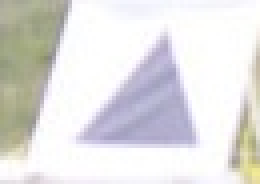
#> input picture two_a1.jpg, 65 x 46 px (shown 4 times larger); the run also reads 1 picture not shown here
$ python split_image.py   (Python 2 division)   (older library calls are emulated)
#> lines starting #> are read from the running program, lines starting #| are printed output that depends on the picture
#!/usr/bin/python

import numpy as np
import cv2
from matplotlib import pyplot as plt
from matplotlib.widgets import Slider, Button, RadioButtons
import math

i = 0
j = 0
corner = []

sign = [0,0,0]
cnt_hold = [0,0,0]

font = cv2.FONT_HERSHEY_SIMPLEX

pic = 'two_a1.jpg'
#pic = 'Cruciform.jpg'
#pic = 'cross_red.png'
blank = cv2.imread('blank.jpg')

img = cv2.imread(pic)
#> img is the input picture: shape (46, 65, 3); mean B, G, R 223.7, 224.3, 225.4
img_real = cv2.imread(pic)
img_clear = cv2.imread(pic)

imgray = cv2.cvtColor(img,cv2.COLOR_BGR2GRAY)
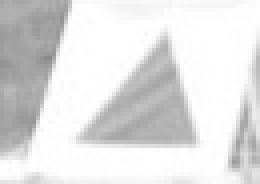
#> imgray: shape (46, 65) (shown 4 times larger); min 137, max 255, mean 224.5
# [5 lines of commented-out code are left out]

distance_from_center = 20

title = ['triangle', 'bar']

image = [img_real]

plt.subplot()
fig = plt.imshow(image[0],'gray')
plt.subplots_adjust(left=0.25, bottom=0.25)

axcolor = 'lightgoldenrodyellow'
#> (the run stopped early here; a loop or call above may not have finished)
